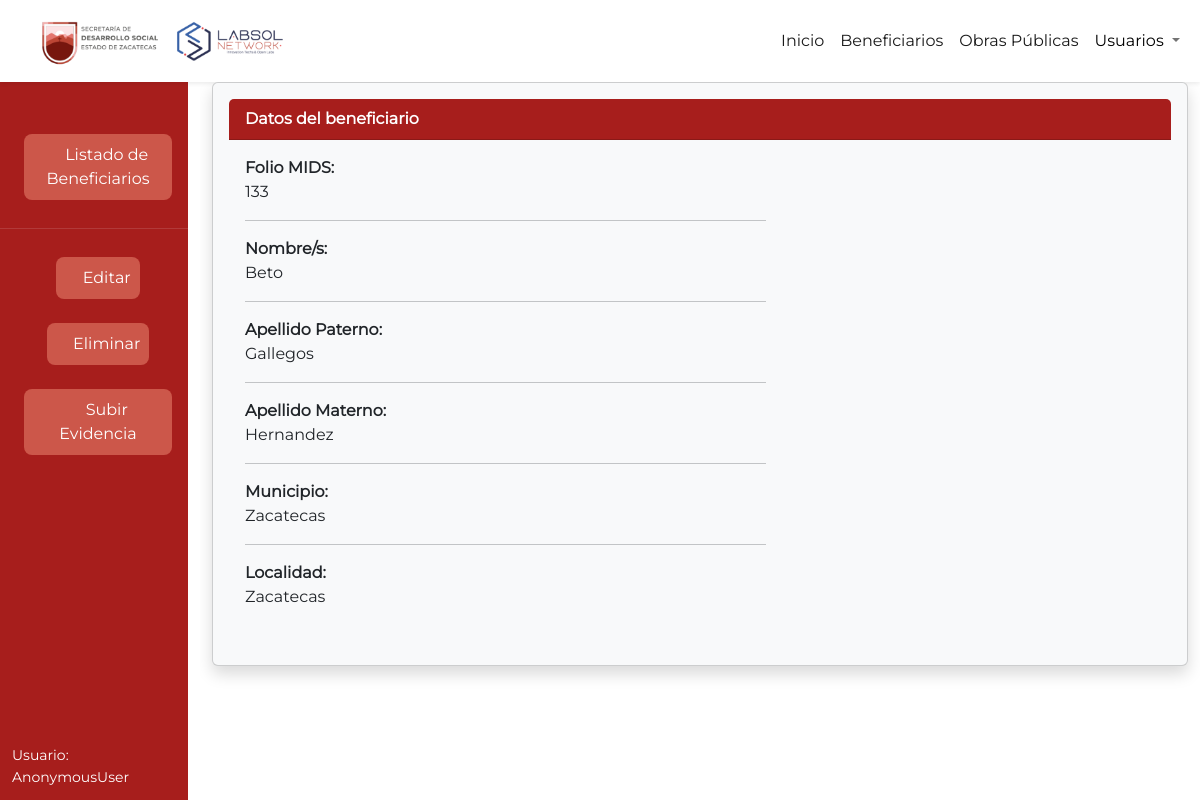
Page /beneficiarios/detalles/2/ on the earlier database version.
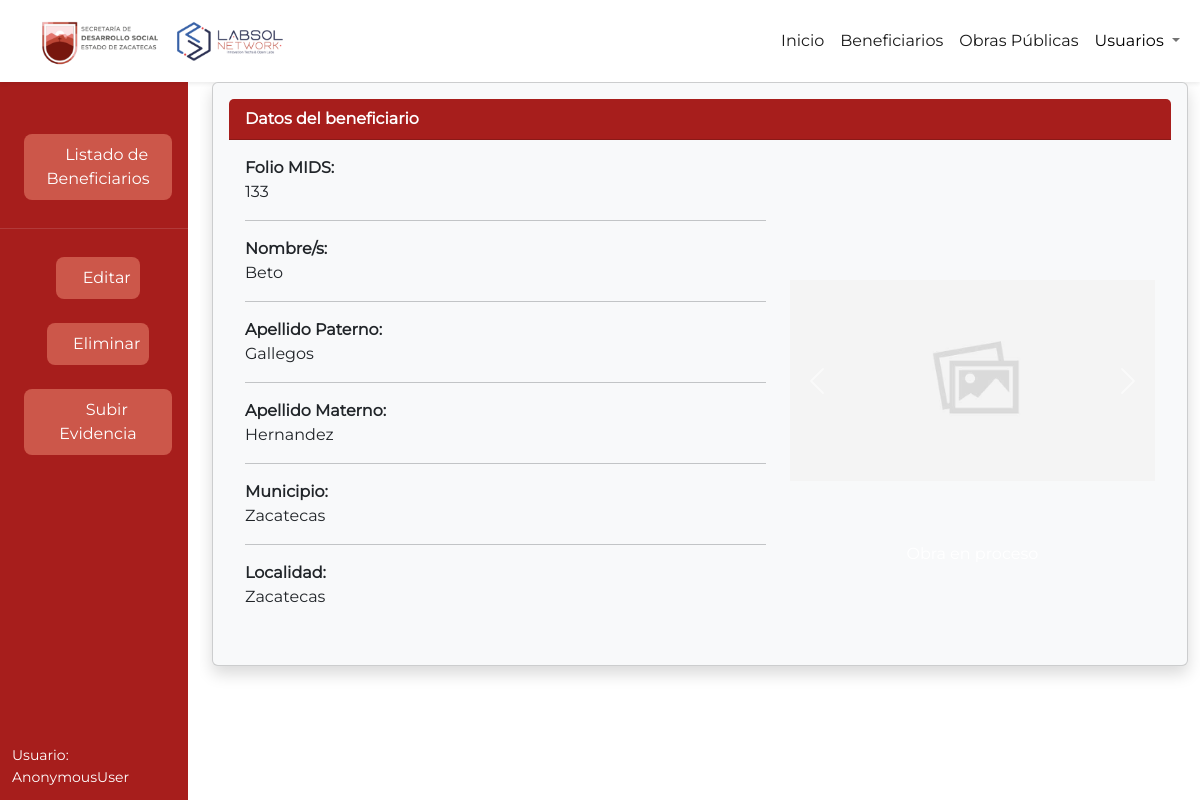
Same page on the later database version.
### beneficiarios/models.py (models this page shows)
class EvidenciasCalentadores(models.Model):
    beneficiario = models.ForeignKey(BeneficiarioCalentador, on_delete=models.CASCADE)
    imagen = models.ImageField(upload_to=upload_to_directory)
    es_proceso = models.BooleanField(default=True)
    def __str__(self):
        tipo = 'Proceso' if self.es_proceso else 'Terminación'
        return f"{tipo} - {self.imagen}"

### beneficiarios/views.py (the view)
# urls.py: path('detalles/<int:beneficiario_id>/', views.detalles_beneficiario, name='detalles_beneficiario'),
def detalles_beneficiario(request, beneficiario_id):
    beneficiario = BeneficiarioCalentador.objects.get(pk=beneficiario_id)
    imagenes = EvidenciasCalentadores.objects.filter(beneficiario=beneficiario_id)
    print(imagenes)
    return render(request, 'detalle_beneficiario.html', {'beneficiario': beneficiario, 'imagenes': imagenes})

### beneficiarios/templates/detalle_beneficiario.html (shortened to what the changed rows need)
{% extends 'base.html' %}
{% block head %}
    {% load static %}
    <link rel="stylesheet" href="{%static '/css/Sidebar.css'%}">
    <link rel="stylesheet" href="{%static '/css/vista_detallada.css'%}">
{% endblock head %}
{% block contenido %}
<div class="content-container">
    <div class="container-fluid">
      <div class="row">
  <div class="col-md-10">
    <div class="card text-dark bg-light shadow p-3 bg-light" style="font-family: Montserrat;">
      <div class="card-body">
        <div class="row">
            <div class="col-md-5">
                {% if imagenes.exists %}
                    <div id="carouselExampleControls" class="carousel slide" data-ride="carousel">
                        <div class="carousel-inner">
                        {% for imagen in imagenes %}
                            {% if imagen.es_proceso %}
                            <div class="carousel-item{% if forloop.first %} active{% endif %}">
                                <img class="d-block w-100" style="height: 450px; object-fit: contain;" src="{{ imagen.imagen.url }}" alt="First slide">
                                <div class="carousel-caption d-none d-md-block">
                                </div>
                            </div>
                            {% endif %}
                        {% endfor %}
                        </div>
                        <a class="carousel-control-prev" href="#carouselExampleControls" role="button" data-slide="prev">
                        <span class="carousel-control-prev-icon" aria-hidden="true"></span>
                        </a>
                        <a class="carousel-control-next" href="#carouselExampleControls" role="button" data-slide="next">
                        <span class="carousel-control-next-icon" aria-hidden="true"></span>
                        </a>
                    </div>
                {% endif %}
            </div>
        </div>
      </div>
    </div>
  </div>
  </div>
  </div>
  </div>
{% endblock contenido %}

Differences in the rows shown:
added EvidenciasCalentadores: imagen (placeholder picture)
